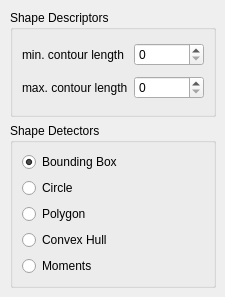
      <widget class="QWidget" name="tab_6">
       <attribute name="title">
        <string>Descriptors</string>
       </attribute>
       <widget class="QWidget" name="layoutWidget">
        <property name="geometry">
         <rect>
          <x>10</x>
          <y>10</y>
          <width>206</width>
          <height>278</height>
         </rect>
        </property>
        <layout class="QVBoxLayout" name="verticalLayout_7">
         <item>
          <widget class="QGroupBox" name="groupBox_15">
           <property name="title">
            <string>Shape Descriptors</string>
           </property>
           <layout class="QGridLayout" name="gridLayout_9">
            <item row="0" column="0">
             <widget class="QLabel" name="label_37">
              <property name="text">
               <string>min. contour length</string>
              </property>
             </widget>
            </item>
            <item row="0" column="1">
             <widget class="QSpinBox" name="minContourLength_spin_2">
              <property name="maximum">
               <number>10000</number>
              </property>
             </widget>
            </item>
            <item row="1" column="0">
             <widget class="QLabel" name="label_38">
              <property name="text">
               <string>max. contour length</string>
              </property>
             </widget>
            </item>
            <item row="1" column="1">
             <widget class="QSpinBox" name="maxContourLength_spin_2">
              <property name="maximum">
               <number>10000</number>
              </property>
             </widget>
            </item>
           </layout>
          </widget>
         </item>
         <item>
          <widget class="QGroupBox" name="groupBox_14">
           <property name="title">
            <string>Shape Detectors</string>
           </property>
           <layout class="QVBoxLayout" name="verticalLayout_6">
            <item>
             <widget class="QRadioButton" name="boundingBox_radio">
              <property name="text">
               <string>Bounding Box</string>
              </property>
              <property name="checked">
               <bool>true</bool>
              </property>
             </widget>
            </item>
            <item>
             <widget class="QRadioButton" name="circle_radio">
              <property name="text">
               <string>Circle</string>
              </property>
             </widget>
            </item>
            <item>
             <widget class="QRadioButton" name="polygon_radio">
              <property name="text">
               <string>Polygon</string>
              </property>
             </widget>
            </item>
            <item>
             <widget class="QRadioButton" name="convexHull_radio">
              <property name="text">
               <string>Convex Hull</string>
              </property>
             </widget>
            </item>
            <item>
             <widget class="QRadioButton" name="moments_radio">
              <property name="text">
               <string>Moments</string>
              </property>
             </widget>
            </item>
           </layout>
          </widget>
         </item>
        </layout>
       </widget>
      </widget>
